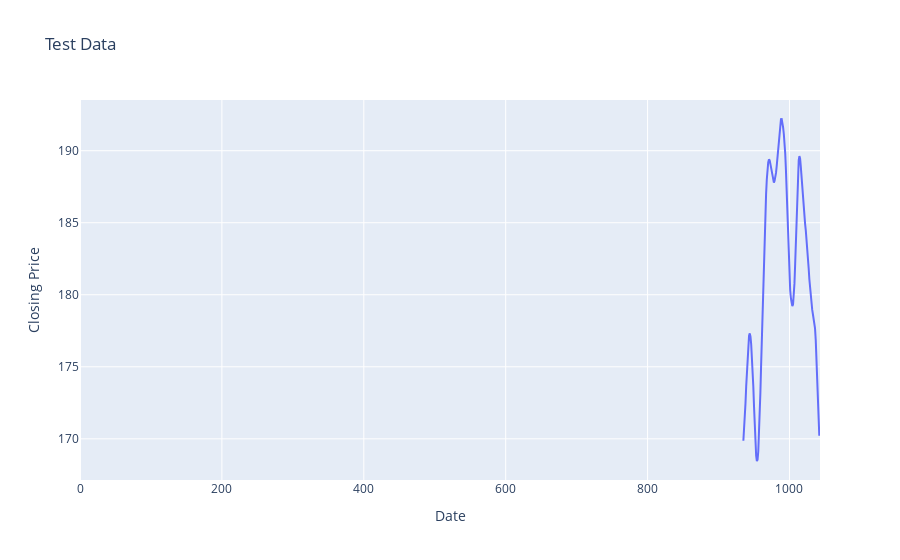

Source (notebook cell):
### Code cell
trace_test = go.Scatter(x=df2.index[len(df2) - len(testPredictPlot):], y=testPredictPlot.flatten(), mode='lines', name='Test Data', line=dict(width=2))

# Plot layout for test data
layout_test = go.Layout(
    title='Test Data',
    xaxis=dict(title='Date'),
    yaxis=dict(title='Closing Price'),
    legend=dict(x=0, y=1, traceorder="normal")
)

# Create figure for test data
fig_test = go.Figure(data=[trace_test], layout=layout_test)

# Show plot for test data
fig_test.show()

### Figure 1 — Plotly figure (JSON) as saved in the notebook; plotly's stock layout.template omitted (floating-point values rounded to 4 significant figures; data arrays with more than 128 entries replaced by an {"elided": "..."} marker saying what was removed)
{"data": [{"line": {"width": 2}, "mode": "lines", "name": "Test Data", "type": "scatter", "x": {"elided": "1044 int values"}, "y": {"elided": "1044 float values"}}], "layout": {"autosize": true, "legend": {"traceorder": "normal", "x": 0, "y": 1}, "title": {"text": "Test Data"}, "xaxis": {"autorange": true, "range": [0, 1043], "title": {"text": "Date"}, "type": "linear"}, "yaxis": {"autorange": true, "range": [167.1, 193.5], "title": {"text": "Closing Price"}, "type": "linear"}}}
